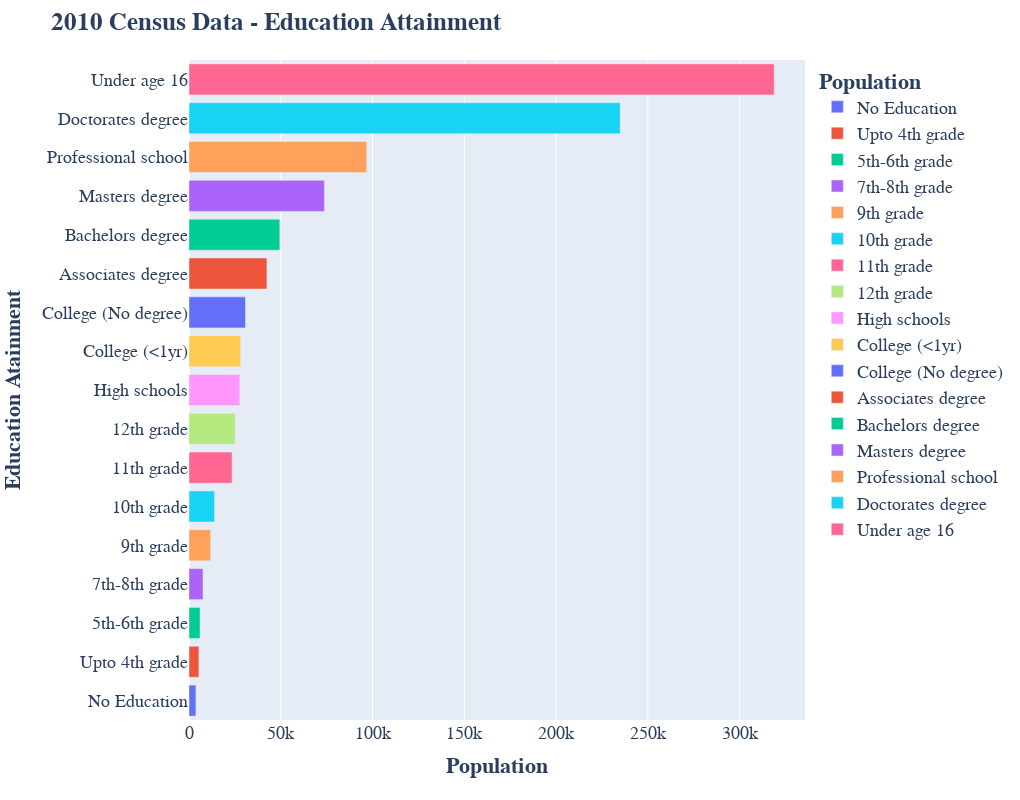

The notebook cell this image was saved under:
### Markdown cell above
We can change the 'orientation' parameter and swap the x and y axis to create a horizontal bar chart.  
We will also change it so we are coloring by the different categories. This will give us a unique color for each category.

### Code cell
fig = px.bar(df, 
              x = y, 
              y = x, 
              color = x,
              orientation = 'h',
              color_continuous_scale = px.colors.sequential.Viridis)

fig.update_layout(title = '<b>2010 Census Data - Education Attainment</b>',
                  width = 1020,
                  height = 800,
                  xaxis_title = '<b>Population</b>',
                  yaxis_title = '<b>Education Atainment</b>',
                  legend_title = '<b>Population</b>',
                  font = dict(family='Arial', size=18)
                 )
fig.show()

### Figure 1 — Plotly figure (JSON) as saved in the notebook; plotly's stock layout.template omitted (floating-point values rounded to 4 significant figures)
{"data": [{"alignmentgroup": "True", "hovertemplate": "color=No Education<br>x=%{x}<br>y=%{y}<extra></extra>", "legendgroup": "No Education", "marker": {"color": "#636efa", "pattern": {"shape": ""}}, "name": "No Education", "offsetgroup": "No Education", "orientation": "h", "showlegend": true, "textposition": "auto", "type": "bar", "x": [3778], "xaxis": "x", "y": ["No Education"], "yaxis": "y"}, {"alignmentgroup": "True", "hovertemplate": "color=Upto 4th grade<br>x=%{x}<br>y=%{y}<extra></extra>", "legendgroup": "Upto 4th grade", "marker": {"color": "#EF553B", "pattern": {"shape": ""}}, "name": "Upto 4th grade", "offsetgroup": "Upto 4th grade", "orientation": "h", "showlegend": true, "textposition": "auto", "type": "bar", "x": [5394], "xaxis": "x", "y": ["Upto 4th grade"], "yaxis": "y"}, {"alignmentgroup": "True", "hovertemplate": "color=5th-6th grade<br>x=%{x}<br>y=%{y}<extra></extra>", "legendgroup": "5th-6th grade", "marker": {"color": "#00cc96", "pattern": {"shape": ""}}, "name": "5th-6th grade", "offsetgroup": "5th-6th grade", "orientation": "h", "showlegend": true, "textposition": "auto", "type": "bar", "x": [6008], "xaxis": "x", "y": ["5th-6th grade"], "yaxis": "y"}, {"alignmentgroup": "True", "hovertemplate": "color=7th-8th grade<br>x=%{x}<br>y=%{y}<extra></extra>", "legendgroup": "7th-8th grade", "marker": {"color": "#ab63fa", "pattern": {"shape": ""}}, "name": "7th-8th grade", "offsetgroup": "7th-8th grade", "orientation": "h", "showlegend": true, "textposition": "auto", "type": "bar", "x": [7627], "xaxis": "x", "y": ["7th-8th grade"], "yaxis": "y"}, {"alignmentgroup": "True", "hovertemplate": "color=9th grade<br>x=%{x}<br>y=%{y}<extra></extra>", "legendgroup": "9th grade", "marker": {"color": "#FFA15A", "pattern": {"shape": ""}}, "name": "9th grade", "offsetgroup": "9th grade", "orientation": "h", "showlegend": true, "textposition": "auto", "type": "bar", "x": [11765], "xaxis": "x", "y": ["9th grade"], "yaxis": "y"}, {"alignmentgroup": "True", "hovertemplate": "color=10th grade<br>x=%{x}<br>y=%{y}<extra></extra>", "legendgroup": "10th grade", "marker": {"color": "#19d3f3", "pattern": {"shape": ""}}, "name": "10th grade", "offsetgroup": "10th grade", "orientation": "h", "showlegend": true, "textposition": "auto", "type": "bar", "x": [13922], "xaxis": "x", "y": ["10th grade"], "yaxis": "y"}, {"alignmentgroup": "True", "hovertemplate": "color=11th grade<br>x=%{x}<br>y=%{y}<extra></extra>", "legendgroup": "11th grade", "marker": {"color": "#FF6692", "pattern": {"shape": ""}}, "name": "11th grade", "offsetgroup": "11th grade", "orientation": "h", "showlegend": true, "textposition": "auto", "type": "bar", "x": [23503], "xaxis": "x", "y": ["11th grade"], "yaxis": "y"}, {"alignmentgroup": "True", "hovertemplate": "color=12th grade<br>x=%{x}<br>y=%{y}<extra></extra>", "legendgroup": "12th grade", "marker": {"color": "#B6E880", "pattern": {"shape": ""}}, "name": "12th grade", "offsetgroup": "12th grade", "orientation": "h", "showlegend": true, "textposition": "auto", "type": "bar", "x": [25154], "xaxis": "x", "y": ["12th grade"], "yaxis": "y"}, {"alignmentgroup": "True", "hovertemplate": "color=High schools<br>x=%{x}<br>y=%{y}<extra></extra>", "legendgroup": "High schools", "marker": {"color": "#FF97FF", "pattern": {"shape": ""}}, "name": "High schools", "offsetgroup": "High schools", "orientation": "h", "showlegend": true, "textposition": "auto", "type": "bar", "x": [27668], "xaxis": "x", "y": ["High schools"], "yaxis": "y"}, {"alignmentgroup": "True", "hovertemplate": "color=College (<1yr)<br>x=%{x}<br>y=%{y}<extra></extra>", "legendgroup": "College (<1yr)", "marker": {"color": "#FECB52", "pattern": {"shape": ""}}, "name": "College (<1yr)", "offsetgroup": "College (<1yr)", "orientation": "h", "showlegend": true, "textposition": "auto", "type": "bar", "x": [28139], "xaxis": "x", "y": ["College (<1yr)"], "yaxis": "y"}, {"alignmentgroup": "True", "hovertemplate": "color=College (No degree)<br>x=%{x}<br>y=%{y}<extra></extra>", "legendgroup": "College (No degree)", "marker": {"color": "#636efa", "pattern": {"shape": ""}}, "name": "College (No degree)", "offsetgroup": "College (No degree)", "orientation": "h", "showlegend": true, "textposition": "auto", "type": "bar", "x": [30779], "xaxis": "x", "y": ["College (No degree)"], "yaxis": "y"}, {"alignmentgroup": "True", "hovertemplate": "color=Associates degree<br>x=%{x}<br>y=%{y}<extra></extra>", "legendgroup": "Associates degree", "marker": {"color": "#EF553B", "pattern": {"shape": ""}}, "name": "Associates degree", "offsetgroup": "Associates degree", "orientation": "h", "showlegend": true, "textposition": "auto", "type": "bar", "x": [42459], "xaxis": "x", "y": ["Associates degree"], "yaxis": "y"}, {"alignmentgroup": "True", "hovertemplate": "color=Bachelors degree<br>x=%{x}<br>y=%{y}<extra></extra>", "legendgroup": "Bachelors degree", "marker": {"color": "#00cc96", "pattern": {"shape": ""}}, "name": "Bachelors degree", "offsetgroup": "Bachelors degree", "orientation": "h", "showlegend": true, "textposition": "auto", "type": "bar", "x": [49468], "xaxis": "x", "y": ["Bachelors degree"], "yaxis": "y"}, {"alignmentgroup": "True", "hovertemplate": "color=Masters degree<br>x=%{x}<br>y=%{y}<extra></extra>", "legendgroup": "Masters degree", "marker": {"color": "#ab63fa", "pattern": {"shape": ""}}, "name": "Masters degree", "offsetgroup": "Masters degree", "orientation": "h", "showlegend": true, "textposition": "auto", "type": "bar", "x": [73760], "xaxis": "x", "y": ["Masters degree"], "yaxis": "y"}, {"alignmentgroup": "True", "hovertemplate": "color=Professional school<br>x=%{x}<br>y=%{y}<extra></extra>", "legendgroup": "Professional school", "marker": {"color": "#FFA15A", "pattern": {"shape": ""}}, "name": "Professional school", "offsetgroup": "Professional school", "orientation": "h", "showlegend": true, "textposition": "auto", "type": "bar", "x": [96809], "xaxis": "x", "y": ["Professional school"], "yaxis": "y"}, {"alignmentgroup": "True", "hovertemplate": "color=Doctorates degree<br>x=%{x}<br>y=%{y}<extra></extra>", "legendgroup": "Doctorates degree", "marker": {"color": "#19d3f3", "pattern": {"shape": ""}}, "name": "Doctorates degree", "offsetgroup": "Doctorates degree", "orientation": "h", "showlegend": true, "textposition": "auto", "type": "bar", "x": [234928], "xaxis": "x", "y": ["Doctorates degree"], "yaxis": "y"}, {"alignmentgroup": "True", "hovertemplate": "color=Under age 16<br>x=%{x}<br>y=%{y}<extra></extra>", "legendgroup": "Under age 16", "marker": {"color": "#FF6692", "pattern": {"shape": ""}}, "name": "Under age 16", "offsetgroup": "Under age 16", "orientation": "h", "showlegend": true, "textposition": "auto", "type": "bar", "x": [318839], "xaxis": "x", "y": ["Under age 16"], "yaxis": "y"}], "layout": {"barmode": "relative", "font": {"family": "Arial", "size": 18}, "height": 800, "legend": {"title": {"text": "<b>Population</b>"}, "tracegroupgap": 0}, "margin": {"t": 60}, "title": {"text": "<b>2010 Census Data - Education Attainment</b>"}, "width": 1020, "xaxis": {"anchor": "y", "autorange": true, "domain": [0, 1], "range": [0, 335620], "title": {"text": "<b>Population</b>"}, "type": "linear"}, "yaxis": {"anchor": "x", "autorange": true, "domain": [0, 1], "range": [-0.5, 16.5], "title": {"text": "<b>Education Atainment</b>"}, "type": "category"}}}
